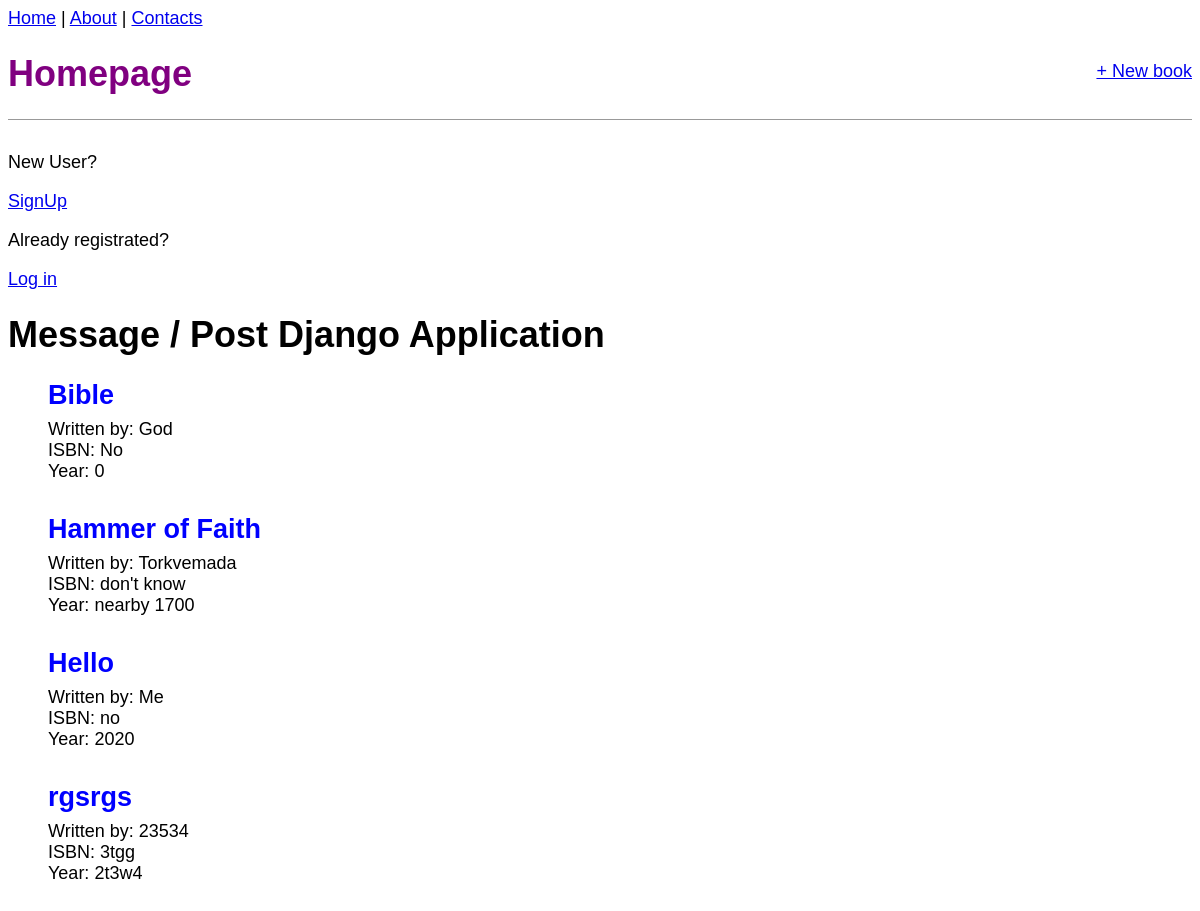
The page / on the database its author committed.
### books/models.py (models this page shows, shortened)
class Book(models.Model):
    title = models.TextField()
    author = models.TextField()
    year = models.TextField()
    isbn = models.TextField()

### books/views.py (the view)
# urls.py: path('', HomePageView.as_view(), name = 'home'),
class HomePageView(ListView):
    template_name = 'home.html'
    model = Book
    context_object_name = 'books_list'

### templates/home.html
{% extends 'base.html' %}
{% block content %}
    <h1>Message / Post Django Application</h1>
    <ul>
        {% for book in books_list %}
            <div class="post-entry">
                <h2>
                    <a href="{% url 'book_detail' book.pk %}">{{book.title}}</a>
                </h2>
                <p>
                    Written by: {{book.author}}
                </p>
                <p>
                    ISBN: {{book.isbn}}
                </p>
                <p>
                    Year: {{book.year}}
                </p>
            </div>
        {% endfor %}
    </ul>
{% endblock content %}

### static/css/base.css (style rules this page uses)
body { font-family: 'Source Sans Pro', sans-serif; font-size: 18px; }
.post-entry { margin-bottom: 2rem; }
.post-entry h2 { margin: 0.5rem 0; }
.post-entry h2 a, .post-entry h2 a:visited { color : blue; text-decoration: none; }
.post-entry p { margin: 0; font-weight: 400; }

### rows shown on the page
Book: title "Bible", author "God", isbn "No", year "0"
Book: title "Hammer of Faith", author "Torkvemada", isbn "don't know", year "nearby 1700"
Book: title "Hello", author "Me", isbn "no", year "2020"
Book: title "rgsrgs", author "23534", isbn "3tgg", year "2t3w4"
